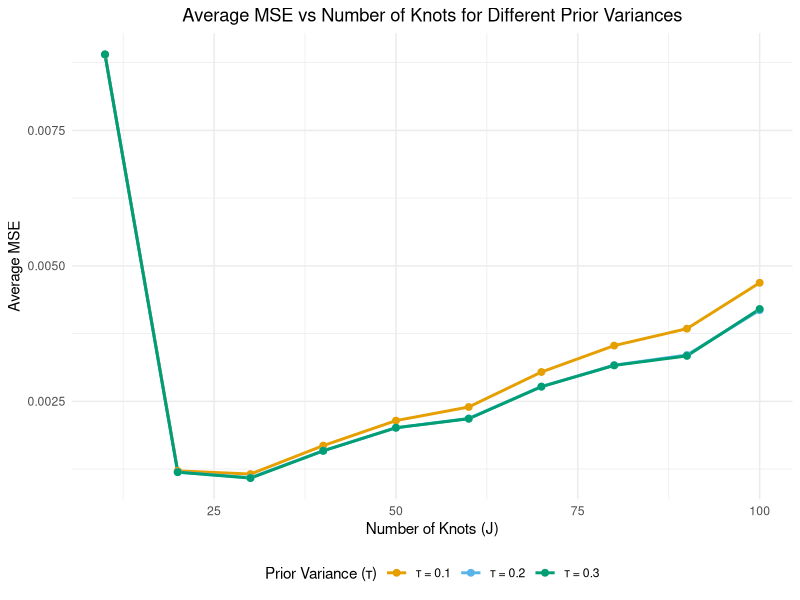

This figure's R source: (Note: this script raises an error after producing the figure.)
set.seed(123)

library(splines)
library(MLmetrics)
library(ggplot2)

# Simulation parameters
n <- 2000
Sp_order <- 3
x <- seq(0, 1, length.out = n)
tau_values <- c(0.1, 0.2, 0.3)
J_values <- seq(10, 100, by = 10)
num_seeds <- 1

# True function and noise parameters
s <- function(m, x) {
  sqrt(2) * sum(seq(m)^(-1.5) * sin(seq(m)) * cos(((seq(m)) - 0.5) * pi * x))
}
z <- vector()
for (j in 1:n) {
  z[j] <- s(1000, j / n)
}

sd <- 0.3
sigma_sq <- sd^2

# Precompute basis matrices for all J values
B_list <- lapply(J_values, function(j) {
  knots <- c(-0.0002, -0.0001, seq(0, 1, length.out = j - 4), 1.0001, 1.0002)
  splineDesign(knots, x, ord = Sp_order, outer.ok = TRUE, sparse = FALSE)
})

# Initialize storage
results <- list()
random_seeds <- sample(0:2000, num_seeds)

# Main simulation loop
for (tau in tau_values) {
  tau_sq <- tau  # Using τ directly for clarity
  MSE_matrix <- matrix(0, nrow = num_seeds, ncol = length(J_values))
  
  for (i in 1:num_seeds) {
    set.seed(random_seeds[i])
    y <- z + rnorm(n, 0, sd)
    
    for (j in seq_along(J_values)) {
      B <- B_list[[j]]
      p <- ncol(B)
      
      # Bayesian linear regression computation
      precision_matrix <- (1/tau_sq) * diag(p) + (1/sigma_sq) * crossprod(B)
      theta <- solve(precision_matrix, (1/sigma_sq) * crossprod(B, y))
      
      MSE_matrix[i, j] <- MSE(z, B %*% theta)
    }
  }
  
  # Store results with clear labeling
  results[[paste0("tau_", tau)]] <- data.frame(
    J = J_values,
    Avg_MSE = colMeans(MSE_matrix),
    Tau = factor(paste("τ =", tau), 
                 levels = paste("τ =", tau_values))
  )  # Added closing ) for data.frame and factor
}  # Closing bracket for tau loop

# Combine all results
plot_data <- do.call(rbind, results)

# Create visualization
ggplot(plot_data, aes(x = J, y = Avg_MSE, color = Tau)) +
  geom_line(size = 1) +
  geom_point(size = 2) +
  labs(title = "Average MSE vs Number of Knots for Different Prior Variances",
       x = "Number of Knots (J)",
       y = "Average MSE",
       color = "Prior Variance (τ)") +
  theme_minimal() +
  scale_color_manual(values = c("#E69F00", "#56B4E9", "#009E73")) +
  theme(legend.position = "bottom",
        plot.title = element_text(hjust = 0.5))

num_Hs_seeds <- 1
Hs_seeds <- sample(0:2000, num_Hs_seeds)  # Generate 10 different seeds

# Initialize storage for Horseshoe results
Hs_MSE_matrix <- matrix(0, nrow = num_Hs_seeds, ncol = length(J_values))

# Loop over seeds and J values
for (s in 1:num_Hs_seeds) {
  set.seed(Hs_seeds[s])  # Set seed for this iteration
  y <- z + rnorm(n, 0, sd)  # Generate new noisy observations
  
  for (j in seq_along(J_values)) {
    J <- J_values[j]  # Get current J
    
    # Construct B-spline basis matrix
    knots <- c(-0.0002, -0.0001, seq(0, 1, length.out = J - 4), 1.0001, 1.0002)
    B <- splineDesign(knots, x, ord = Sp_order, outer.ok = TRUE, sparse = TRUE)
    
    # Run Horseshoe prior regression
    Hs1 <- horseshoesp(y, B, method.tau = "halfCauchy", 
                       Sigma2 = sigma_sq, tau = 1,
                       method.sigma = "fixed", burn = 1000, nmc = 5000, thin = 1, alpha = 0.05)
    
    # Extract estimated coefficients
    beta_hat1 <- as.vector(unlist(Hs1[1])) 
    
    # Compute MSE for Horseshoe model
    Hs_MSE_matrix[s, j] <- MSE(z, as.numeric(B %*% beta_hat1))
  }
}

# Compute average MSE across 10 seeds
Hs_MSE_avg <- colMeans(Hs_MSE_matrix)

# Create data frame for Horseshoe results
hs_results <- data.frame(
  J = J_values,
  Avg_MSE = Hs_MSE_avg,
  Tau = factor("Horseshoe Prior")
)

# Combine all results
plot_data <- rbind(plot_data, hs_results)

# Plot the results
ggplot(plot_data, aes(x = J, y = Avg_MSE, color = Tau)) +
  geom_line(size = 1) +
  geom_point(size = 2) +
  labs(title = "MSE vs Number of Knots (J) for Different Priors",
       x = "Number of Knots (J)",
       y = "MSE",
       color = "Prior Type") +
  theme_minimal() +
  scale_color_manual(values = c("#E69F00", "#56B4E9", "#009E73", "black")) +  # Black for HS prior
  theme(legend.position = "bottom",
        plot.title = element_text(hjust = 0.5))
